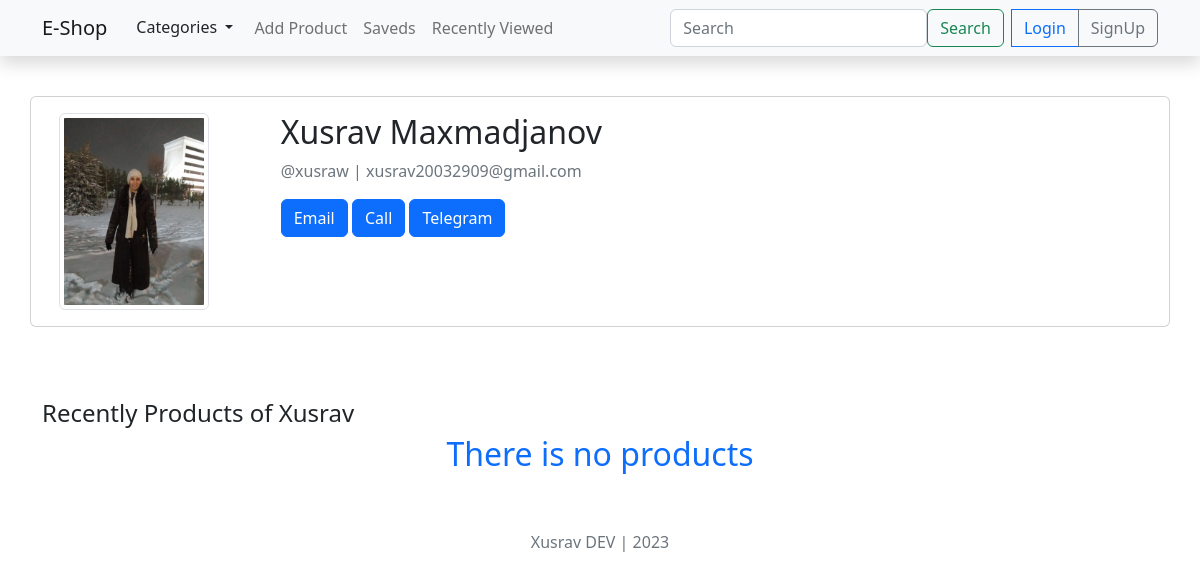
The app's page /users/profile/xusraw/, older data.
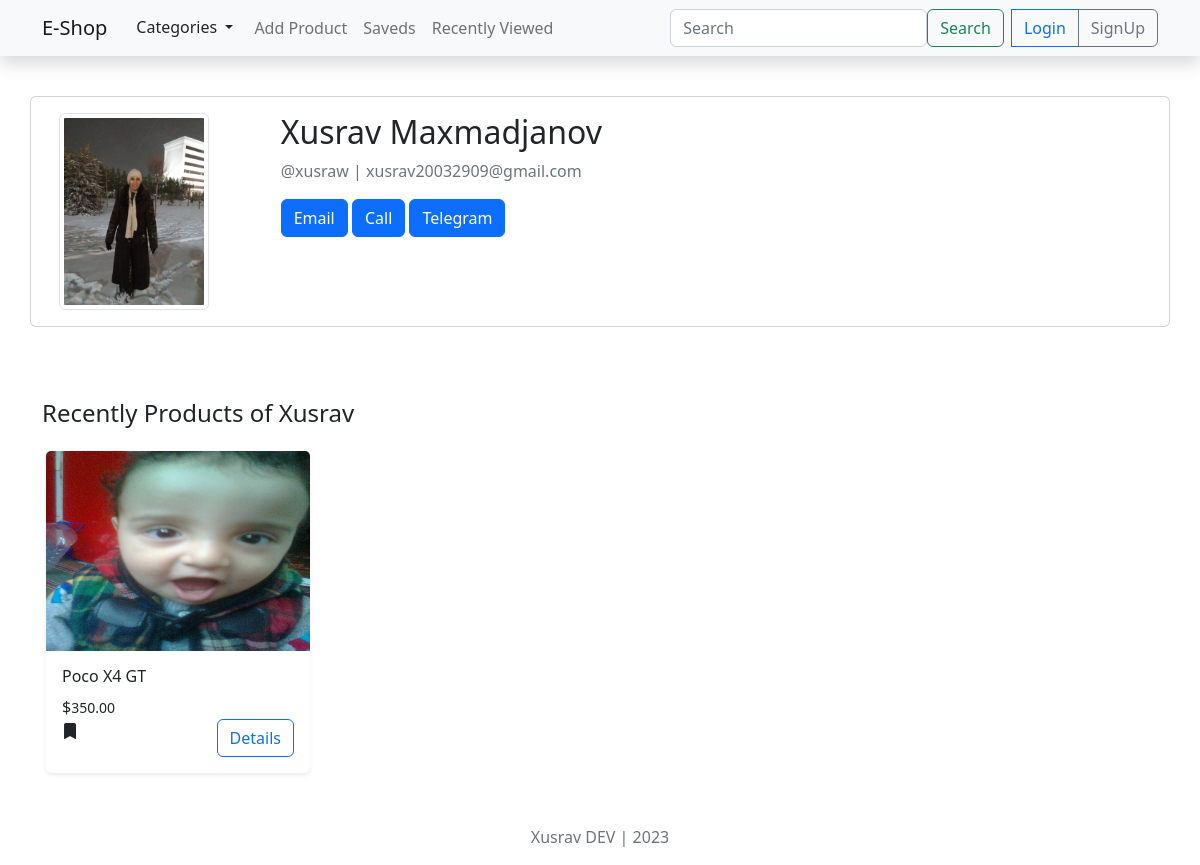
The same page, newer data.
### users/models.py (models this page shows, shortened)
class CustomUser(AbstractUser):
    phone = models.CharField(max_length=15)
    username = models.CharField(max_length=50, unique=True)
    img = models.ImageField(upload_to='avatars/', default='avatars/default.png')

### products/models.py (models this page shows, shortened)
class Product(models.Model):
    author = models.ForeignKey(CustomUser, on_delete=models.CASCADE)
    category = models.ForeignKey(Category, on_delete=models.CASCADE)
    title = models.CharField(max_length=150)
    description = models.TextField()
    price = models.DecimalField(max_digits=10000000, decimal_places=2)
    address = models.CharField(max_length=300)
    number = models.CharField(max_length=15)
    telegram = models.CharField(max_length=50)
    date = models.DateTimeField(auto_now_add=True)

class ProductImage(models.Model):
    product = models.ForeignKey(Product, on_delete=models.CASCADE)
    image = models.ImageField(upload_to='product_images/')

### users/views.py (the view)
# urls.py: path('profile/<str:username>/', Profile.as_view(), name='profile'),
class Profile(View):
    def get(self, request, username):
        user = get_object_or_404(CustomUser, username=username)
        return render(request, 'profile.html', context={
            'user': user
        })

### commerce/views.py (called while the page is built)
def get_category(request):
    categories = Category.objects.all()
    return {'categories': categories}

### templates/profile.html (shortened to what this page needs)
{% extends 'base.html' %}
{% block content %}
    <div class="container">
        <br>
        <div class="row">
            <br>
            <div class="col-12 card mt-3">
                <div class="row">
                    <div class="col-2 m-3">
                        <img class="img-thumbnail" width="150" height="150" src="{{ user.img.url }}"
                             alt="profile image">
                    </div>
                    <div class="col-8 m-3">
                        <h2>{{ user.get_full_name }}</h2>
                        <p class="text-muted">@{{ user.username }} | {{ user.email }}</p>
                        <a class="btn btn-primary" href="mailto:{{ user.email }}">Email</a>
                        <a class="btn btn-primary" href="tel:{{ user.phone }}">Call</a>
                        <a class="btn btn-primary" href="https://t.me/{{ user.username }}">Telegram</a>
                    </div>
                </div>
            </div>
        </div>
    </div>
    <br>
    <br>
    <div class="container">
        <div class=" w-100 mt-4">
            <h4 class="d-block">Recently Products of {{ user.first_name }}</h4>
            {% if not user.product_set.exists %}
                <center class="text-primary"><h2>There is no products</h2></center>
            {% endif %}
            <div class="d-flex flex-wrap justify-content-between">
                {% for product in user.product_set.all %}
                    <div class="card border border-0 shadow-sm d-inline-block m-1 mt-3" style="width: 16.5rem;">
                        {% if product.productimage_set.exists %}
                            <img height="200" class="card-img-top" src="{{ product.productimage_set.first.image.url }}"
                                 alt="">
                        {% else %}
                            <img height="200" class="card-img-top" src="images/14pro2.jfif" alt="">
                        {% endif %}
                        <div class="card-body">
                            <h6 class="align-center card-title">{{ product.title }}</h6>
                            <span class="center card-text">$<small>{{ product.price }}</small></span>
                            <div class="buttons d-flex flex-wrap justify-content-between ">
                                <i class="bi bi-bookmark-fill"></i>
                                <a href="#" class="btn btn-outline-primary">Details</a>
                            </div>
                        </div>
                    </div>
                {% endfor %}
            </div>
        </div>
    </div>
{% endblock %}

### templates/base.html (shortened to what this page needs)
{% load static %}
<!DOCTYPE html>
<html lang="en">
<head>
    <link rel="stylesheet" type="text/css" href="{% static 'style.css' %}">
    <link rel="stylesheet" href="https://cdn.jsdelivr.net/npm/bootstrap-icons@1.3.0/font/bootstrap-icons.css">
</head>
<body>
<nav class="shadow navbar navbar-expand-lg bg-light">
    <div class="container">
        <a class="navbar-brand" href="/">E-Shop</a>
        <div class="collapse navbar-collapse" id="navbarContent">
            <ul class="navbar-nav me-auto mb-2 mb-lg-0">
                <li class="nav-tem">
                    <div class="btn-group">
                        <button type="button" class="btn  dropdown-toggle" data-bs-toggle="dropdown"
                                data-bs-display="static" aria-expanded="false">
                            Categories
                        </button>
                    </div>
                </li>
                <li class="nav-item">
                    <a class="nav-link" href="#">Add Product</a>
                </li>
                <li class="nav-item">
                    <a class="nav-link" href="#">Saveds</a>
                </li>
                <li class="nav-item">
                    <a class="nav-link" href="#">Recently Viewed</a>
                </li>
            </ul>
            <div class="btn-group">
                <form class="d-flex " role="search">
                    <input class="form-control" name="q" type="search" placeholder="Search" aria-label="Search">
                    <button class="btn btn-outline-success me-2" type="submit">Search</button>
                </form>
                {% if request.user.is_authenticated %}
                    <button type="button" class="btn dropdown-toggle" data-bs-toggle="dropdown"
                            data-bs-display="static"
                            aria-expanded="false">
                        <img src="{{ user.img.url }}" width="35" height="35" class="rounded" alt="">
                    </button>
                    <ul class="dropdown-menu dropdown-menu-end dropdown-menu-lg">
                        <li><a class="dropdown-item" href="{% url 'profile' request.user.username %}">Profile</a></li>
                        <li><a class="dropdown-item" href="{% url 'password_change' %}">Change password</a></li>
                        <li><a class="dropdown-item" href="{% url 'logout' %}">Logout</a></li>
                    </ul>
                {% else %}
                    <a href="{% url 'login' %}" class="btn btn-outline-primary">Login</a>
                    <a href="{% url 'signup' %}" class="btn btn-outline-secondary">SignUp</a>
                {% endif %}
            </div>
        </div>
    </div>
</nav>
{% block content %}
{% endblock %}
<div class="footer m-5 mb-3 ">
    <center class="text-muted">Xusrav DEV | 2023</center>
</div>
</body>
</html>

Row changes from the older to the newer data that the page shows:
added Product: productimage_set.first.image (picture), title "Poco X4 GT", price "350.00"
Text that changed along with them:
text no longer shown: "There is no products"
